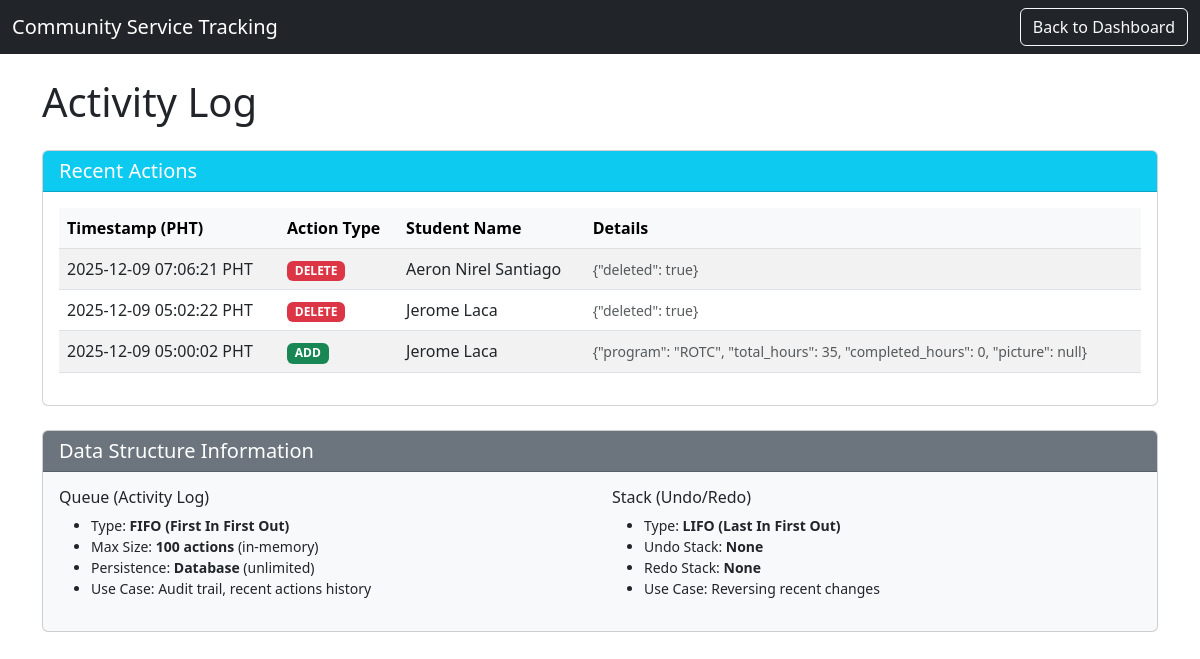
The page /activity_log on the database as committed earlier.
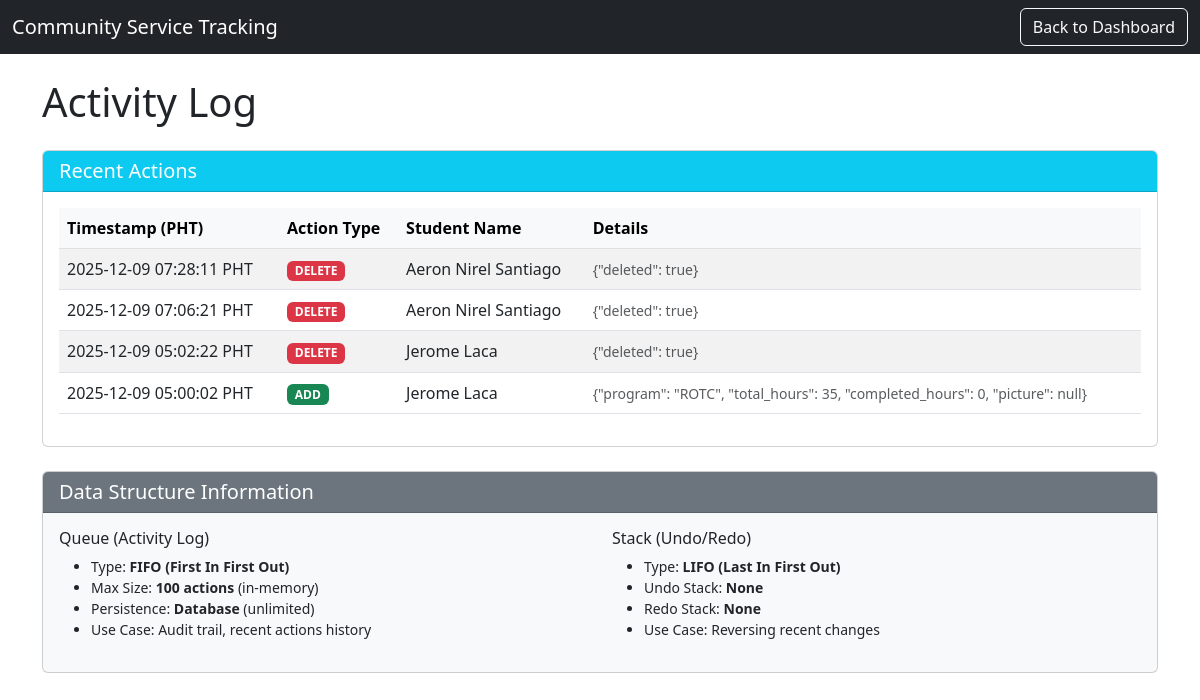
The same page on the database as committed later.
### app.py (models this page shows, shortened)
class ActionLog(db.Model):
    id = db.Column(db.Integer, primary_key=True)
    action_type = db.Column(db.String(50), nullable=False)  # 'ADD', 'EDIT', 'DELETE'
    student_name = db.Column(db.String(120), nullable=False)
    student_id = db.Column(db.Integer, nullable=True)
    details = db.Column(db.Text, nullable=True)  # JSON string of changes
    timestamp = db.Column(db.DateTime, default=datetime.datetime.utcnow)

### app.py (the view)
@app.route("/activity_log")
def activity_log():
    page = request.args.get('page', 1, type=int)
    actions = ActionLog.query.order_by(ActionLog.timestamp.desc()).paginate(page=page, per_page=30)
    return render_template("activity_log.html",
                          actions=actions.items,
                          has_next=actions.has_next,
                          has_prev=actions.has_prev,
                          page=page,
                          undo_available=len(undo_stack) > 0,
                          redo_available=len(redo_stack) > 0)

### templates/activity_log.html (shortened to what this page needs)
<!DOCTYPE html>
<html lang="en">
<head>
    <link href="https://cdn.jsdelivr.net/npm/bootstrap@5.3.0/dist/css/bootstrap.min.css" rel="stylesheet">
    <link href="https://cdn.jsdelivr.net/npm/bootstrap-icons@1.10.5/font/bootstrap-icons.css" rel="stylesheet">
</head>
<body>
    <nav class="navbar navbar-expand-lg navbar-dark bg-dark">
        <div class="container-fluid">
            <span class="navbar-brand mb-0 h1">Community Service Tracking</span>
            <a href="/admin" class="btn btn-outline-light">Back to Dashboard</a>
        </div>
    </nav>
    <div class="container mt-4">
        <h1 class="mb-4">Activity Log</h1>
        <div class="card">
            <div class="card-header bg-info text-white">
                <h5 class="mb-0">Recent Actions</h5>
            </div>
            <div class="card-body">
                <div class="table-responsive">
                    <table class="table table-striped table-hover">
                        <thead class="table-light">
                            <tr>
                                <th>Timestamp (PHT)</th>
                                <th>Action Type</th>
                                <th>Student Name</th>
                                <th>Details</th>
                            </tr>
                        </thead>
                        <tbody>
                            {% if actions %}
                                {% for action in actions %}
                                <tr>
                                    <td>
                                        {{ action.timestamp.strftime('%Y-%m-%d %H:%M:%S') }} PHT
                                    </td>
                                    <td>
                                        {% if action.action_type == 'ADD' %}
                                            <span class="badge bg-success">ADD</span>
                                        {% elif action.action_type == 'EDIT' %}
                                            <span class="badge bg-warning text-dark">EDIT</span>
                                        {% elif action.action_type == 'DELETE' %}
                                            <span class="badge bg-danger">DELETE</span>
                                        {% endif %}
                                    </td>
                                    <td>{{ action.student_name }}</td>
                                    <td>
                                        <small class="text-muted">
                                            {% if action.details %}
                                                {{ action.details[:100] }}{% if action.details|length > 100 %}...{% endif %}
                                            {% else %}
                                                -
                                            {% endif %}
                                        </small>
                                    </td>
                                </tr>
                                {% endfor %}
                            {% else %}
                                <tr>
                                    <td colspan="4" class="text-center text-muted">No actions recorded yet.</td>
                                </tr>
                            {% endif %}
                        </tbody>
                    </table>
                </div>
            </div>
        </div>
        <div class="card mt-4 bg-light">
            <div class="card-header bg-secondary text-white">
                <h5 class="mb-0">Data Structure Information</h5>
            </div>
            <div class="card-body">
                <div class="row">
                    <div class="col-md-6">
                        <h6>Queue (Activity Log)</h6>
                        <ul class="small">
                            <li>Type: <strong>FIFO (First In First Out)</strong></li>
                            <li>Max Size: <strong>100 actions</strong> (in-memory)</li>
                            <li>Persistence: <strong>Database</strong> (unlimited)</li>
                            <li>Use Case: Audit trail, recent actions history</li>
                        </ul>
                    </div>
                    <div class="col-md-6">
                        <h6>Stack (Undo/Redo)</h6>
                        <ul class="small">
                            <li>Type: <strong>LIFO (Last In First Out)</strong></li>
                            <li>Undo Stack: <strong>{% if undo_available %}Available{% else %}None{% endif %}</strong></li>
                            <li>Redo Stack: <strong>{% if redo_available %}Available{% else %}None{% endif %}</strong></li>
                            <li>Use Case: Reversing recent changes</li>
                        </ul>
                    </div>
                </div>
            </div>
        </div>
    </div>
</body>
</html>

Rows that differ between the two databases and show on the page:
added ActionLog: timestamp "2025-12-09 07:28:11", action_type "DELETE", student_name "Aeron Nirel Santiago", details "{\"deleted\": true}"
